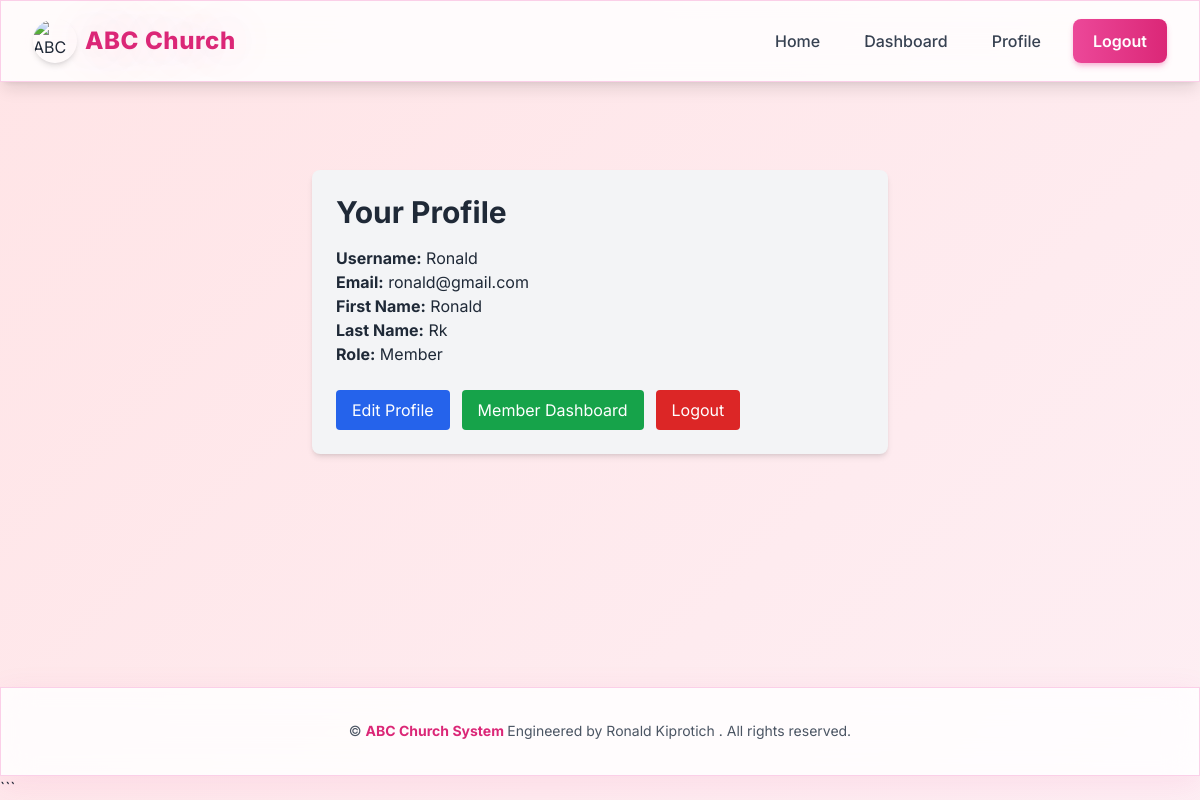
The app's page /accounts/profile/ (signed in) with its own data.
### accounts/models.py (models this page shows)
class User(AbstractUser):
    ROLE_CHOICES = [
        ('admin', 'Admin'),
        ('pastor', 'Pastor'),
        ('member', 'Member'),
        ('finance', 'Finance Officer'),
    ]
    role = models.CharField(max_length=20, choices=ROLE_CHOICES, default='member')

### accounts/views.py (the view)
# urls.py: path('profile/', views.profile_view, name='profile'),
@login_required
def profile_view(request):
    return render(request, 'accounts/profile.html', {'user': request.user})

### accounts/templates/accounts/profile.html (shortened to what this page needs)
{% extends 'accounts/base.html' %}
{% block content %}
<div class="max-w-xl mx-auto mt-10 p-6 bg-gray-100 rounded-lg shadow-md">
    <h1 class="text-3xl font-bold mb-4 text-gray-800">Your Profile</h1>
    <p><strong>Username:</strong> {{ user.username }}</p>
    <p><strong>Email:</strong> {{ user.email }}</p>
    <p><strong>First Name:</strong> {{ user.first_name }}</p>
    <p><strong>Last Name:</strong> {{ user.last_name }}</p>
    <p><strong>Role:</strong> {{ user.role|title }}</p>
    <div class="mt-6 flex flex-wrap gap-3">
        <a href="{% url 'accounts:edit_profile' %}" class="px-4 py-2 bg-blue-600 text-white rounded hover:bg-blue-700">
            Edit Profile
        </a>
        {% if user.role == 'admin' %}
        <a href="{% url 'accounts:admin_dashboard' %}" class="px-4 py-2 bg-green-600 text-white rounded hover:bg-green-700">
            Admin Dashboard
        </a>
        {% elif user.role == 'member' %}
        <a href="{% url 'accounts:member_dashboard' %}" class="px-4 py-2 bg-green-600 text-white rounded hover:bg-green-700">
            Member Dashboard
        </a>
        {% endif %}
        <a href="{% url 'accounts:logout' %}" class="px-4 py-2 bg-red-600 text-white rounded hover:bg-red-700">
            Logout
        </a>
    </div>
</div>
{% endblock %}

### accounts/templates/accounts/base.html (style rules this page uses)
* { font-family: 'Inter', sans-serif; box-sizing: border-box; }
html { scroll-behavior: smooth; }
body { font-feature-settings: "cv02", "cv03", "cv04", "cv11"; overflow-x: hidden; }
.animated-gradient { background: linear-gradient( -45deg, #fce7f3, #fbcfe8, #fdf2f8, #ffe4e6 ); background-size: 400% 400%; animation: gradientShift 15s ease infinite; }

### records on screen
User: username "Ronald", email "ronald@gmail.com", first_name "Ronald", last_name "Rk", role "Member"
